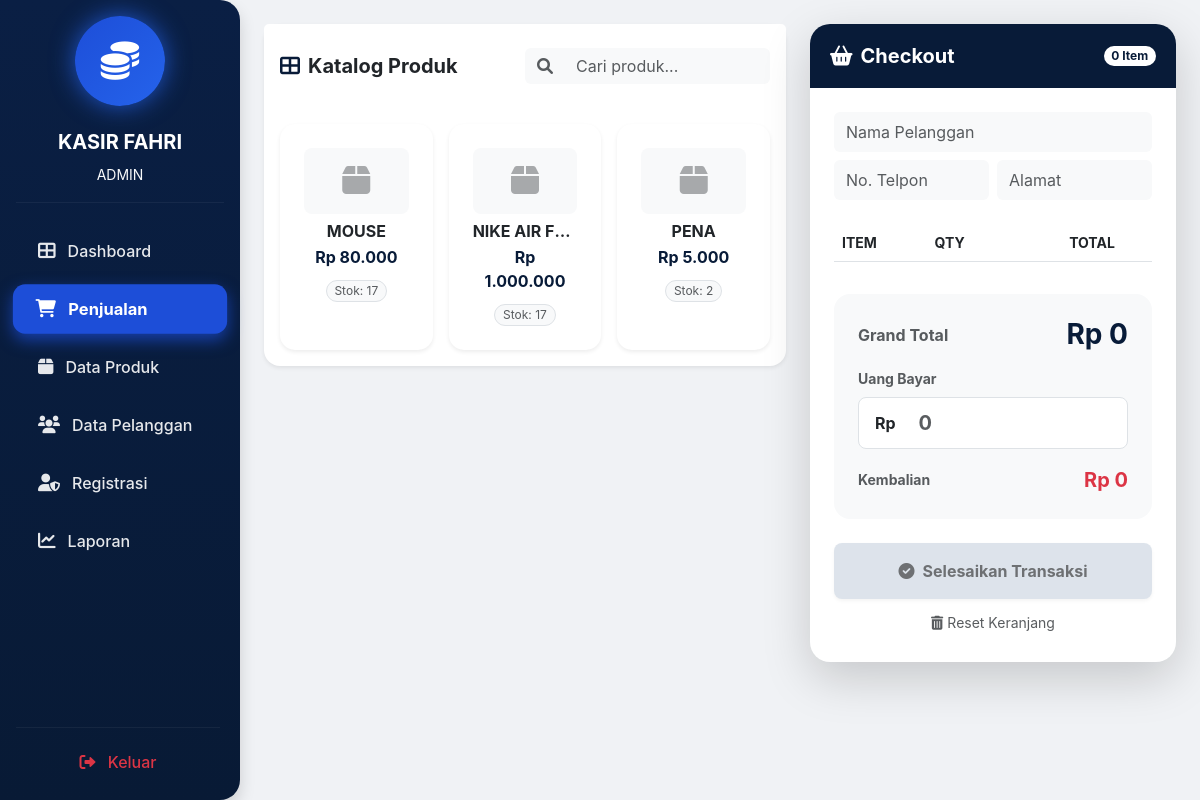
The page /petugas/penjualan/index.php (signed in) on the database its author committed.
### tables this page shows
CREATE TABLE `produk` (
  `ProdukID` int(11) NOT NULL,
  `NamaProduk` varchar(255) NOT NULL,
  `Harga` decimal(10,2) NOT NULL,
  `Stok` int(11) NOT NULL
);

### petugas/penjualan/index.php (the view, shortened to what this page needs)
<?php
include '../../main/connect.php';
?>
<!DOCTYPE html>
<html lang="id">
<head>
    <link href="https://cdn.jsdelivr.net/npm/bootstrap@5.3.0/dist/css/bootstrap.min.css" rel="stylesheet">
    <link rel="stylesheet" href="https://cdnjs.cloudflare.com/ajax/libs/font-awesome/6.0.0/css/all.min.css">
</head>
<body>
<div class="d-flex">
    <?php include '../../template/sidebar.php'; ?>
    <div class="container-fluid p-4">
        <div class="row g-4">
            <div class="col-md-7">
                <div class="card shadow-sm border-0 rounded-4">
                    <div class="card-header bg-white py-4 border-0">
                        <div class="d-flex justify-content-between align-items-center">
                            <h5 class="fw-bold m-0 text-dark">
                                <i class="fas fa-th-large me-2 text-navy"></i>Katalog Produk
                            </h5>
                            <div class="input-group w-50">
                                <span class="input-group-text bg-light border-0"><i class="fas fa-search text-muted"></i></span>
                                <input type="text" id="searchProduk" class="form-control bg-light border-0" placeholder="Cari produk...">
                            </div>
                        </div>
                    </div>
                    <div class="card-body custom-scroll" style="max-height:75vh; overflow-y: auto;">
                        <div class="row g-3" id="produkList">
                            <?php
                            $sql = mysqli_query($conn,"SELECT * FROM produk WHERE Stok > 0 ORDER BY NamaProduk ASC");
                            while($p = mysqli_fetch_assoc($sql)){
                            ?>
                            <div class="col-md-4 produk-card">
                                <div class="card produk-item h-100 shadow-sm border-0 p-2"
                                     onclick="tambahItem('<?= $p['ProdukID'] ?>','<?= $p['NamaProduk'] ?>','<?= $p['Harga'] ?>','<?= $p['Stok'] ?>')">
                                    <div class="card-body text-center">
                                        <div class="bg-light rounded-3 py-3 mb-2">
                                            <i class="fas fa-box fa-2x text-muted opacity-50"></i>
                                        </div>
                                        <h6 class="fw-bold text-dark mb-1 text-truncate"><?= $p['NamaProduk'] ?></h6>
                                        <p class="text-navy fw-bold mb-2">Rp <?= number_format($p['Harga'], 0, ',', '.') ?></p>
                                        <span class="badge rounded-pill bg-light text-muted border fw-normal small">Stok: <?= $p['Stok'] ?></span>
                                    </div>
                                </div>
                            </div>
                            <?php } ?>
                        </div>
                    </div>
                </div>
            </div>
            <div class="col-md-5">
                <div class="card keranjang-box shadow-lg border-0">
                    <div class="card-header-navy">
                        <div class="d-flex justify-content-between align-items-center">
                            <h5 class="fw-bold m-0"><i class="fas fa-shopping-basket me-2"></i>Checkout</h5>
                            <span class="badge bg-white text-navy rounded-pill" id="itemCount">0 Item</span>
                        </div>
                    </div>
                    <div class="card-body p-4">
                        <form action="proses_simpan.php" method="POST" id="formTransaksi">
                            <div class="row g-2 mb-4">
                                <div class="col-12">
                                    <input type="text" name="NamaPelanggan" class="form-control border-0 bg-light py-2" placeholder="Nama Pelanggan" required>
                                </div>
                                <div class="col-md-6">
                                    <input type="number" name="NomorTelepon" class="form-control border-0 bg-light py-2" placeholder="No. Telpon" required>
                                </div>
                                <div class="col-md-6">
                                    <input type="text" name="Alamat" class="form-control border-0 bg-light py-2" placeholder="Alamat" required>
                                </div>
                            </div>
                            <div class="table-responsive custom-scroll" style="max-height: 250px;">
                                <table class="table table-hover align-middle" id="tabelPesanan">
                                    <thead>
                                        <tr class="small text-muted text-uppercase">
                                            <th>Item</th>
                                            <th>Qty</th>
                                            <th class="text-end">Total</th>
                                            <th></th>
                                        </tr>
                                    </thead>
                                </table>
                            </div>
                            <div class="bg-light p-4 rounded-4 mt-3">
                                <div class="d-flex justify-content-between align-items-center mb-3">
                                    <span class="text-muted fw-bold">Grand Total</span>
                                    <h3 class="fw-bold text-navy mb-0" id="totalHarga">Rp 0</h3>
                                </div>
                                <div class="mb-3">
                                    <label class="small fw-bold text-muted mb-2 d-block">Uang Bayar</label>
                                    <div class="input-group bg-white rounded-3 p-1 border">
                                        <span class="input-group-text border-0 bg-white fw-bold">Rp</span>
                                        <input type="number" id="uangBayar" class="form-control border-0 fs-5 fw-bold" oninput="hitungKembalian()" placeholder="0">
                                    </div>
                                </div>
                                <div class="d-flex justify-content-between align-items-center">
                                    <span class="small fw-bold text-muted">Kembalian</span>
                                    <span class="fw-bold fs-5 text-danger" id="textKembalian">Rp 0</span>
                                </div>
                            </div>
                            <div class="d-grid gap-2 mt-4">
                                <button type="button" onclick="confirmBayar()" class="btn btn-navy py-3 rounded-3 fw-bold shadow-sm" id="btnBayar" disabled>
                                    <i class="fas fa-check-circle me-2"></i>Selesaikan Transaksi
                                </button>
                                <button type="button" onclick="clearCart()" class="btn btn-link text-muted btn-sm text-decoration-none">
                                    <i class="fas fa-trash-alt me-1"></i>Reset Keranjang
                                </button>
                            </div>
                        </form>
                    </div>
                </div>
            </div>
        </div>
    </div>
</div>
</body>
</html>

### petugas/penjualan/index.php (style rules this page uses)
:root { --navy-pro: #081b38; --primary-soft: #eef2ff; }
body { background: #f0f2f5; font-family: 'Inter', sans-serif; }
.produk-item { cursor: pointer; transition: all 0.3s cubic-bezier(0.4, 0, 0.2, 1); border: 1px solid rgba(0,0,0,0.05); border-radius: 15px; }
.keranjang-box { border-radius: 20px; position: sticky; top: 20px; border: none; overflow: hidden; }
.card-header-navy { background-color: var(--navy-pro); color: white; padding: 20px; }
.btn-navy { background-color: var(--navy-pro); color: white; border: none; transition: 0.3s; }
.btn-navy:disabled { background-color: #cbd5e1; }
.text-navy { color: var(--navy-pro) !important; }

### rows shown on the page
produk: NamaProduk "MOUSE", Harga "80.000", Stok "17"
produk: NamaProduk "NIKE AIR F…", Harga "1.000.000", Stok "17"
produk: NamaProduk "PENA", Harga "5.000", Stok "2"

### other values the page prints
$role "ADMIN"
